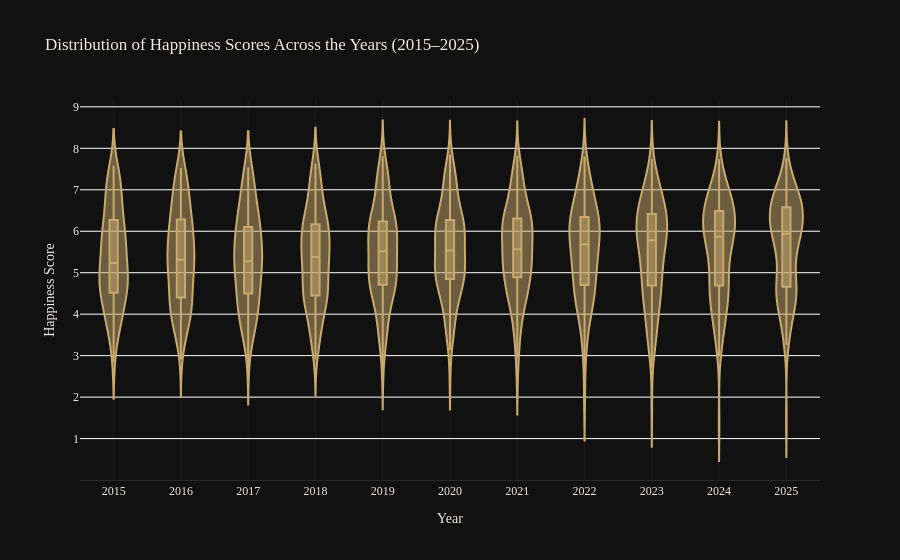

The notebook cell this image was saved under:
### Markdown cell above
### 6. Distribution of Happiness Scores Across Years

The violin plot reveals the **shape** of global happiness — not just the average. The distribution has remained relatively stable, but with a notable narrowing of the lower tail from 2022 onward, suggesting that the worst-performing countries have seen modest improvements even as top performers held steady.

### Code cell
# Visualization 6 — Distribution of happiness scores across the years
fig = px.violin(
    master_df, x='Year', y='Happiness_Score',
    title='Distribution of Happiness Scores Across the Years (2015–2025)',
    box=True, points=False, color_discrete_sequence=[ACCENT],
)
fig.update_layout(**DARK, xaxis_title='Year', yaxis_title='Happiness Score',
                  xaxis=dict(**AXIS, tickmode='linear', dtick=1))
fig.show()

### Figure 1 — Plotly figure (JSON) as saved in the notebook; plotly's stock layout.template omitted (floating-point values rounded to 4 significant figures; data arrays with more than 128 entries replaced by an {"elided": "..."} marker saying what was removed)
{"data": [{"alignmentgroup": "True", "box": {"visible": true}, "hovertemplate": "Year=%{x}<br>Happiness_Score=%{y}<extra></extra>", "legendgroup": "", "marker": {"color": "#c8a96e"}, "name": "", "offsetgroup": "", "orientation": "v", "points": false, "scalegroup": "True", "showlegend": false, "type": "violin", "x": {"elided": "1648 int values"}, "x0": " ", "xaxis": "x", "y": {"elided": "1648 float values"}, "y0": " ", "yaxis": "y"}], "layout": {"font": {"color": "#f0ece4", "family": "IBM Plex Mono"}, "legend": {"tracegroupgap": 0}, "paper_bgcolor": "#111111", "plot_bgcolor": "#111111", "title": {"text": "Distribution of Happiness Scores Across the Years (2015–2025)"}, "violinmode": "group", "xaxis": {"anchor": "y", "domain": [0, 1], "dtick": 1, "gridcolor": "#1e1e1e", "linecolor": "#2a2a2a", "tickmode": "linear", "title": {"text": "Year"}, "zerolinecolor": "#1e1e1e"}, "yaxis": {"anchor": "x", "domain": [0, 1], "title": {"text": "Happiness Score"}}}}
